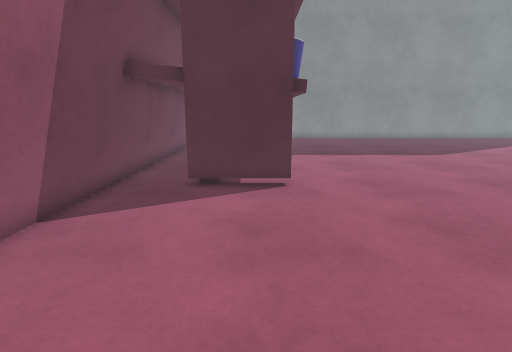
View 1 (above)

16 first-person views from a walk through a scene from a Unity 3-D project. The camera is 1.2 m above the floor, tilts 12° down and sees 80° across. The floor is counted in squares, 0.5 m on a side. Each view is taken from the middle of a square. On the plan, view 1 faces up. The plan holds only what a view shows up to about 19 squares ahead; the rest is blank. The place goes on beyond the plan. The player is left out. Surface patterns are stand-ins for the level's own textures.

View 2
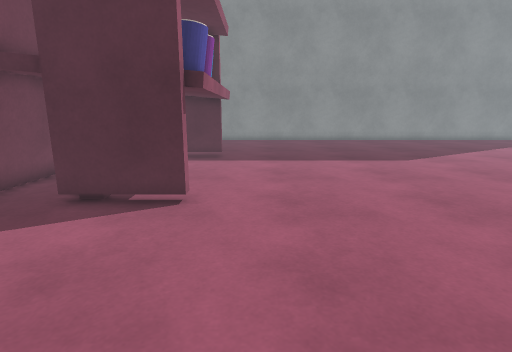

View 3
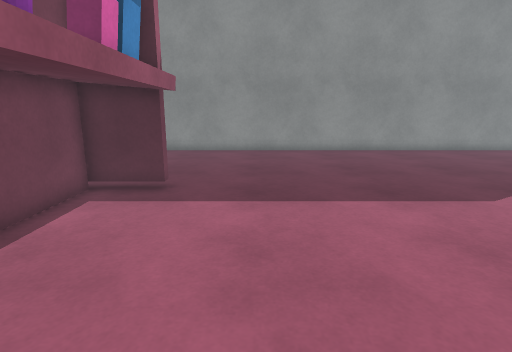

View 4
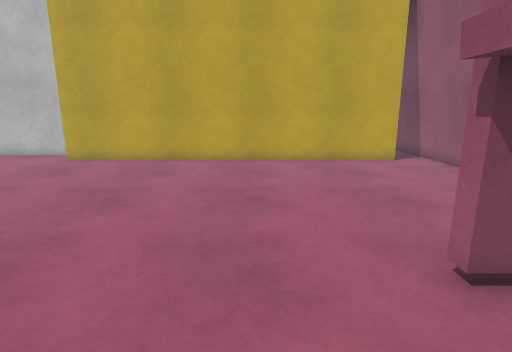

View 5
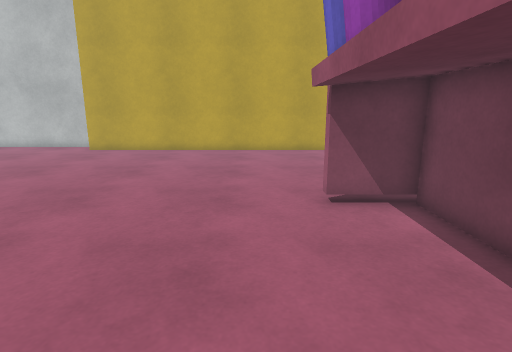

View 6
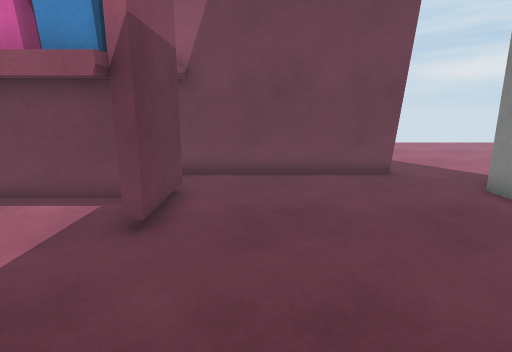

View 7
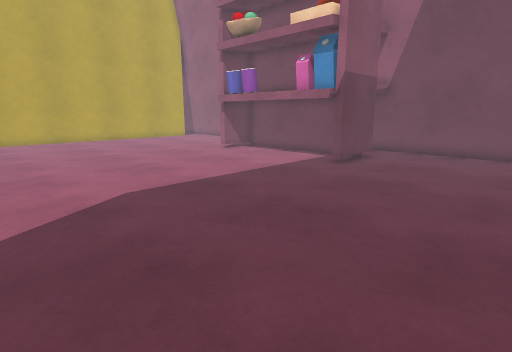

View 8
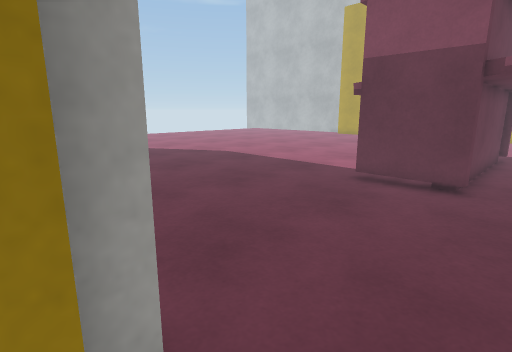

View 9
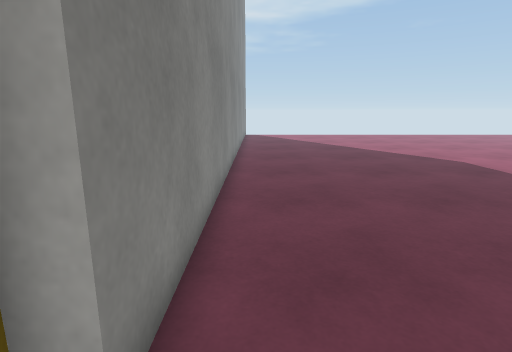

View 10
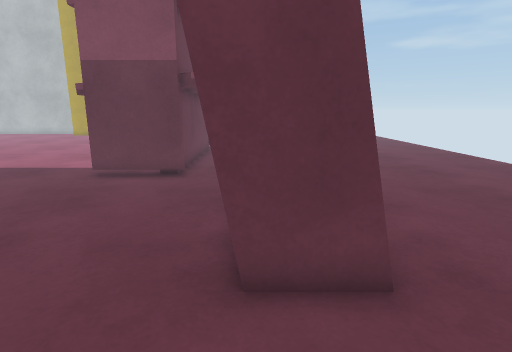

View 11
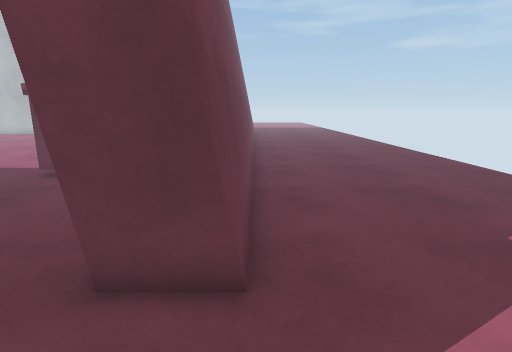

View 12
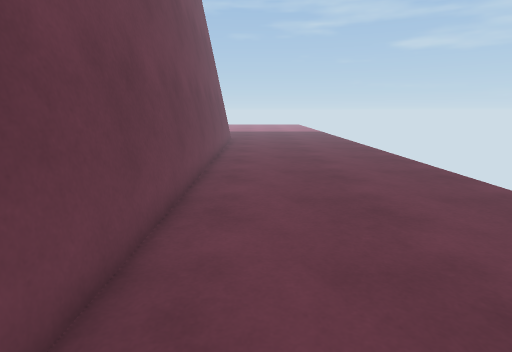

View 13
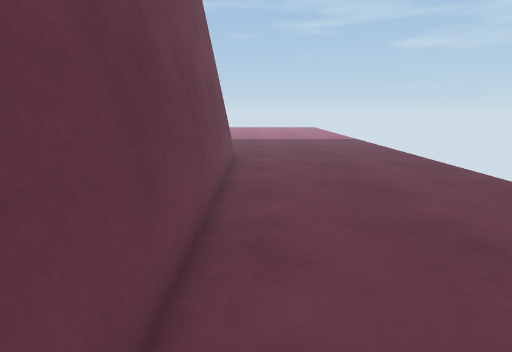

View 14
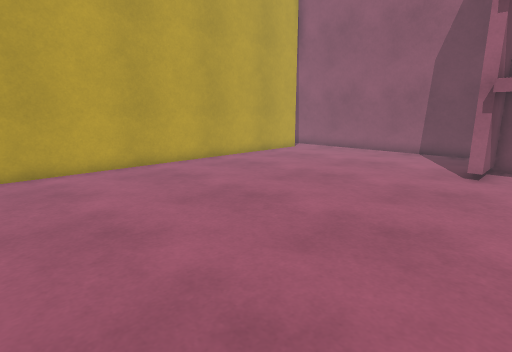

View 15
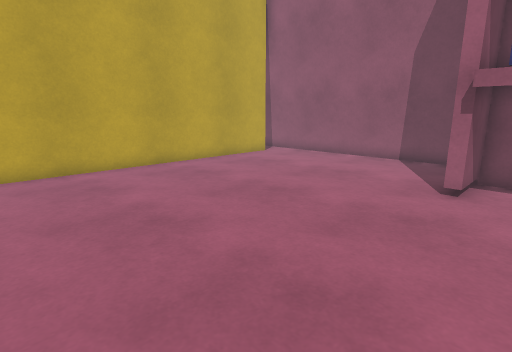

View 16
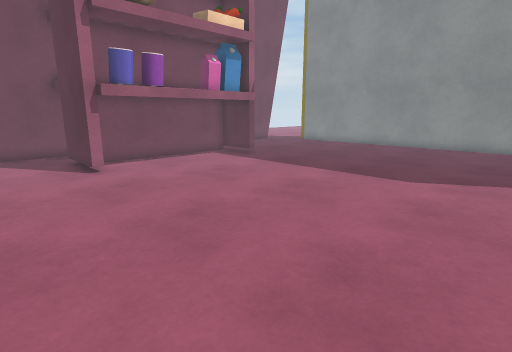

### Floor plan
Key: @ floor where view 1 was taken; # wall or solid block; . floor; = window, fence, low wall or low ledge; O other object.
Columns run from 16 left of view 1 to 14 right of it. Each row starts with its distance up from view 1.
 31     .......
 30     .........
 29      ........##
 28        .......#################
 27       .........................
 26      ....=###..................
 25     .....=###..................
 24    ......=###..................
 23    ......=###..................
 22   .......=###..................
 21  ........=###..................
 20 .........=###..................
 19 .........=###.OOOO.............
 18 .........=###.OOOOO............
 17 .........=###.OO.OO............
 16 .........=###.OO..O............
 15 .........=###.OO..O............
 14 .........=###.OO..O............
 13 .........=###.OO..O............
 12 .........=###.OO.OO............
 11 .........=###.OO..O............
 10 .........=###OOOOOO............
  9 .........=###..................
  8 .........=###..................
  7 .........=###..................
  6 .........=###..................
  5 .........=###..................
  4 .........=###..................
  3 .........=###..................
  2 .........=###..................
  1 .........=###..................
  0 .........=###...@..............
 -1 .........=####################.
 -2 .........=###
 -3 .........=###
 -4 .........=###
 -5 .........=##
 -6 ..........#
 -7 ..........
 -8 ..........

Positions as (right, up) in squares from view 1, and headings:
1: (0, 0), facing up
2: (3, 2), facing up
3: (4, 9), facing up
4: (4, 14), facing down
5: (3, 18), facing down
6: (7, 21), facing left
7: (14, 26), facing down-left
8: (-4, 29), facing down-right
9: (-4, 27), facing right
10: (-5, 30), facing down
11: (-7, 30), facing down
12: (-9, 21), facing down
13: (-8, 11), facing down
14: (14, 12), facing down-left
15: (11, 12), facing down-left
16: (14, 6), facing up-left
